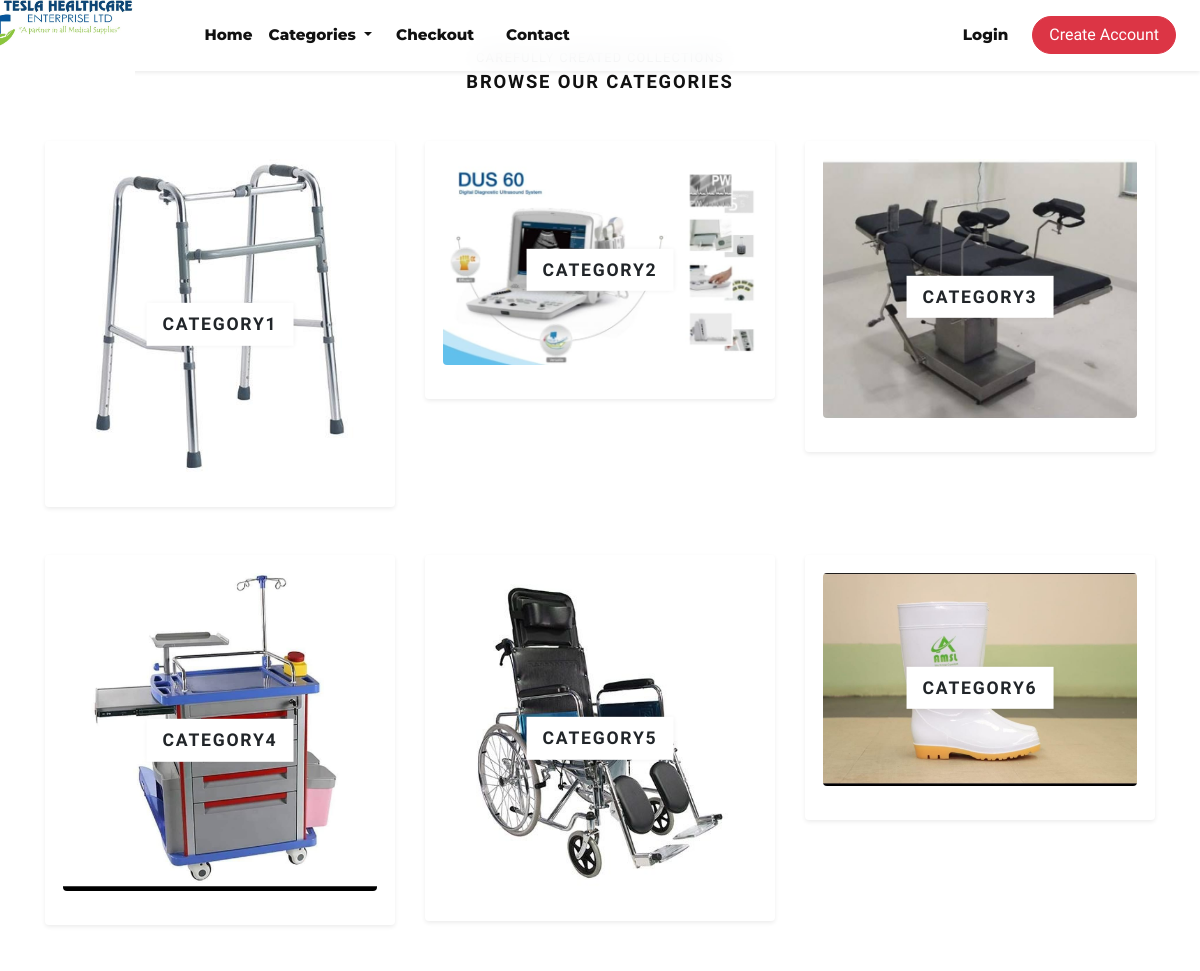
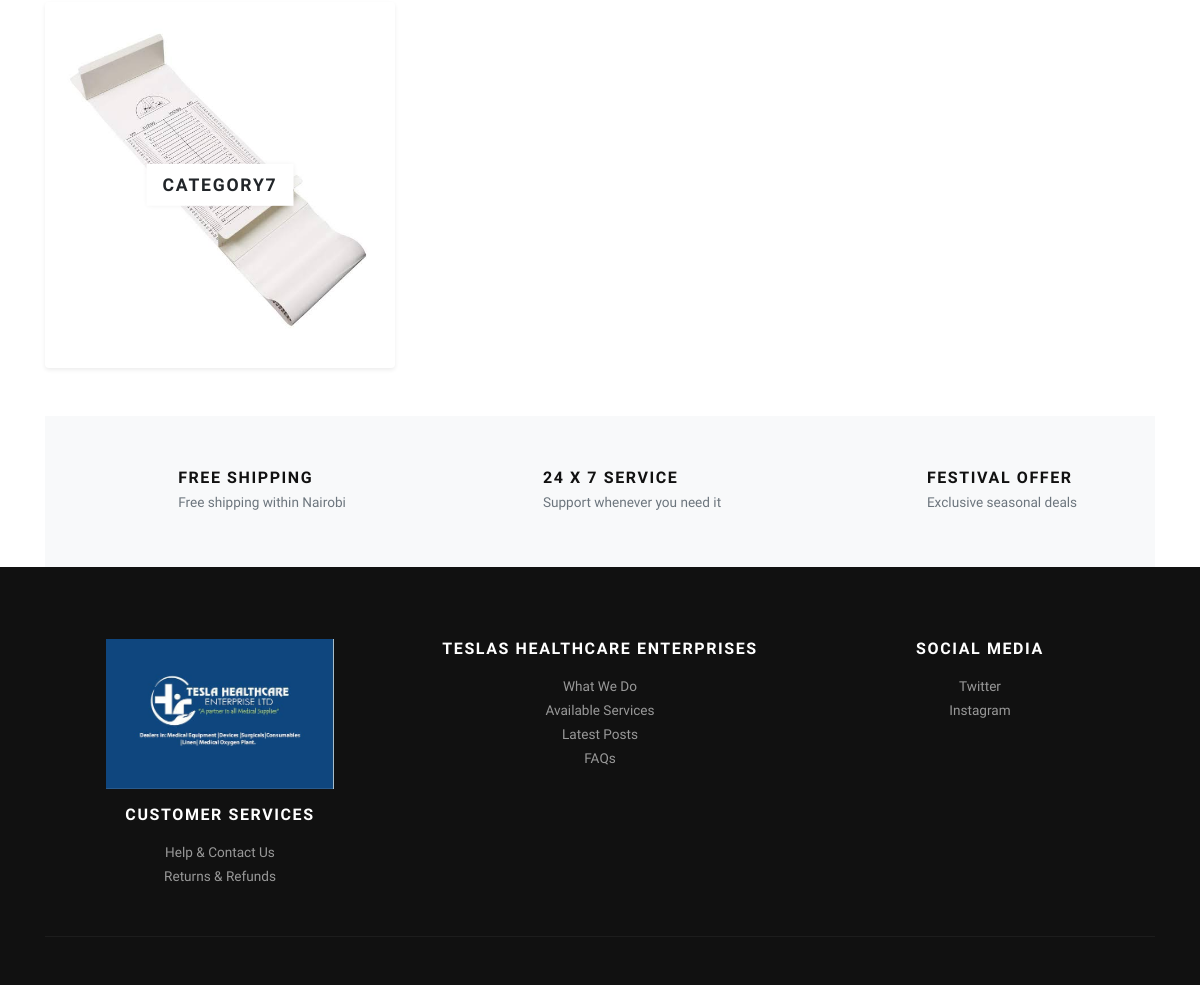
Page /categories/ on the committed database (2 pictures, top to bottom).
### store/models.py (models this page shows, shortened)
class Category(models.Model):
    title = models.CharField(max_length=50, verbose_name="Category Title")
    slug = models.SlugField(max_length=55, unique=True, db_index=True, verbose_name="Category Slug")
    description = models.TextField(blank=True, verbose_name="Category Description")
    category_image = models.ImageField(
        upload_to='category',
        blank=True,
        null=True,
        verbose_name="Category Image"
    )
    is_active = models.BooleanField(default=True, verbose_name="Is Active?")
    is_featured = models.BooleanField(default=False, verbose_name="Is Featured?")
    created_at = models.DateTimeField(auto_now_add=True, verbose_name="Created Date")
    updated_at = models.DateTimeField(auto_now=True, verbose_name="Updated Date")
    class Meta:
        verbose_name_plural = 'Categories'
        ordering = ('-created_at',)

### store/views.py (the view)
# urls.py: path('categories/', views.all_categories, name="all-categories"),
def all_categories(request):
    categories = Category.objects.filter(is_active=True)
    return render(request, 'store/categories.html', {'categories': categories})

### store/context_preprocessors.py (called while the page is built)
def store_menu(request):
    return {
        'categories_menu': Category.objects.filter(is_active=True)
    }

def cart_menu(request):
    if request.user.is_authenticated:
        return {
            'cart_items': Cart.objects.filter(user=request.user)
        }
    return {}

def currency(request):
    return {
        'CURRENCY_SYMBOL': "KSH"
    }

### templates/store/categories.html (shortened to what this page needs)
{% extends 'base.html' %}
{% load static %}
{% block content %}
<div class="container">
  <section class="pt-5">
    <header class="text-center mb-5">
      <p class="small text-muted text-uppercase mb-1">Carefully created collections</p>
      <h2 class="h5 text-uppercase">Browse our categories</h2>
    </header>
    <div class="row">
      {% for category in categories %}
        <div class="col-md-4 mb-4 mb-md-5">
          <a class="category-item rounded shadow-sm overflow-hidden d-block text-center p-3 category-hover"
             href="{% url 'store:category-products' category.slug %}">
            <strong class="category-item-title d-block text-uppercase">{{ category.title }}</strong>
          </a>
        </div>
      {% endfor %}
    </div>
  </section>
  <section class="py-5 bg-light">
    <div class="container">
      <div class="row text-center">
        <div class="col-lg-4 mb-3 mb-lg-0">
          <div class="d-inline-block">
            <div class="media align-items-end">
              <svg class="svg-icon svg-icon-big svg-icon-light">
                <use xlink:href="#delivery-time-1"></use>
              </svg>
              <div class="media-body text-left ml-3">
                <h6 class="text-uppercase mb-1">Free shipping</h6>
                <p class="text-small mb-0 text-muted">Free shipping within Nairobi</p>
              </div>
            </div>
          </div>
        </div>
        <div class="col-lg-4 mb-3 mb-lg-0">
          <div class="d-inline-block">
            <div class="media align-items-end">
              <svg class="svg-icon svg-icon-big svg-icon-light">
                <use xlink:href="#helpline-24h-1"></use>
              </svg>
              <div class="media-body text-left ml-3">
                <h6 class="text-uppercase mb-1">24 x 7 service</h6>
                <p class="text-small mb-0 text-muted">Support whenever you need it</p>
              </div>
            </div>
          </div>
        </div>
        <div class="col-lg-4">
          <div class="d-inline-block">
            <div class="media align-items-end">
              <svg class="svg-icon svg-icon-big svg-icon-light">
                <use xlink:href="#label-tag-1"></use>
              </svg>
              <div class="media-body text-left ml-3">
                <h6 class="text-uppercase mb-1">Festival offer</h6>
                <p class="text-small mb-0 text-muted">Exclusive seasonal deals</p>
              </div>
            </div>
          </div>
        </div>
      </div>
    </div>
  </section>
</div>
{% endblock content %}

### jewelryshop/static/css/style.default.css (style rules this page uses)
.text-small { font-size: 0.85rem !important; }
strong { font-weight: 700; }
.category-item { display: block; position: relative; color: #343a40; transition: all 0.3s; }
.category-item-title { display: inline-block; padding: 0.5rem 1rem; background: #fff; text-transform: uppercase; letter-spacing: 0.07em; position: absolute; top: 50%; left: 50%; -webkit-transform: translate(-50%, -50%); transform: translate(-50%, -50%); box-shadow: 0 0 5px rgba(0, 0, 0, 0.07); font-size: 0.8rem; }
.text-uppercase { text-transform: uppercase; letter-spacing: 0.1em; }
.svg-icon { width: 32px; height: 32px; vertical-align: text-bottom; stroke: currentColor; stroke-width: 3; --layer1: currentColor; --layer2: currentColor; --layer3: currentColor; }
.svg-icon.svg-icon-light { stroke-width: 2; }
.svg-icon-big { width: 48px; height: 48px; }
body { font-family: "Libre Franklin", sans-serif; font-size: 1rem; font-weight: 400; line-height: 1.5; color: #111111; background-color: #fff; }
a { color: #dcb14a; text-decoration: none; }
h1, h2, h3, h4, h5, h6, .h1, .h2, .h3, .h4, .h5, .h6 { margin-bottom: 0.5rem; font-family: inherit; font-weight: 900; line-height: 1.2; color: inherit; }
h2, .h2 { font-size: 1.9rem; }
h5, .h5 { font-size: 1.15rem; }
h6, .h6 { font-size: 1rem; }
small, .small { font-size: 80%; font-weight: 400; }
.bg-light { background-color: #f8f9fa !important; }
.shadow-sm { box-shadow: 0 0.125rem 0.25rem rgba(17, 17, 17, 0.075) !important; }

### templates/store/categories.html (style rules this page uses)
.category-hover { transition: all 0.3s ease-in-out; border: 2px solid transparent; }
.category-item-title { font-weight: 700; font-size: 1.1rem; color: #212529; }

### rows in the picture
Category: title "CATEGORY1"
Category: title "CATEGORY2"
Category: title "CATEGORY3"
Category: title "CATEGORY4"
Category: title "CATEGORY5"
Category: title "CATEGORY6"
Category: title "CATEGORY7"
